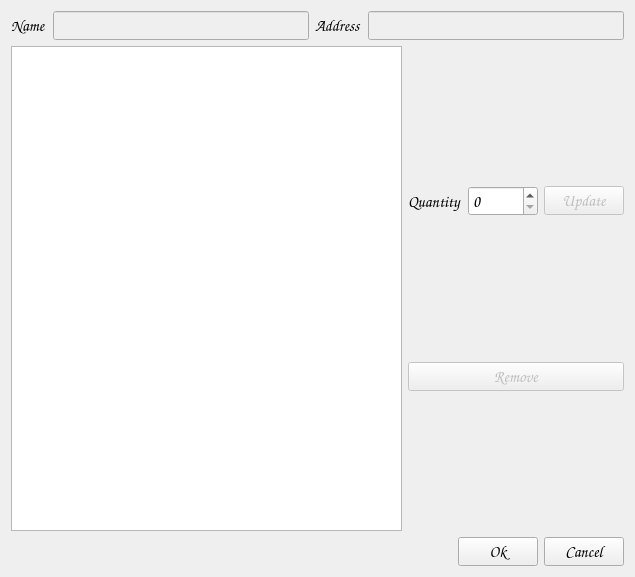
<?xml version="1.0" encoding="UTF-8"?>
<ui version="4.0">
 <class>Edit_Order_Form</class>
 <widget class="QWidget" name="Edit_Order_Form">
  <property name="geometry">
   <rect>
    <x>0</x>
    <y>0</y>
    <width>635</width>
    <height>577</height>
   </rect>
  </property>
  <property name="font">
   <font>
    <family>Comic Sans MS</family>
    <pointsize>12</pointsize>
   </font>
  </property>
  <property name="windowTitle">
   <string>Edit Order</string>
  </property>
  <layout class="QVBoxLayout" name="verticalLayout">
   <item>
    <layout class="QHBoxLayout" name="horizontalLayout_17">
     <item>
      <layout class="QHBoxLayout" name="horizontalLayout_13">
       <item>
        <widget class="QLabel" name="label_10">
         <property name="text">
          <string>Name</string>
         </property>
        </widget>
       </item>
       <item>
        <widget class="QLineEdit" name="le_name">
         <property name="enabled">
          <bool>false</bool>
         </property>
        </widget>
       </item>
       <item>
        <widget class="QLabel" name="label_11">
         <property name="text">
          <string>Address</string>
         </property>
        </widget>
       </item>
       <item>
        <widget class="QLineEdit" name="le_address">
         <property name="enabled">
          <bool>false</bool>
         </property>
        </widget>
       </item>
      </layout>
     </item>
    </layout>
   </item>
   <item>
    <layout class="QHBoxLayout" name="horizontalLayout_15">
     <item>
      <widget class="QTableView" name="tv_product"/>
     </item>
     <item>
      <layout class="QVBoxLayout" name="verticalLayout_5">
       <item>
        <layout class="QHBoxLayout" name="horizontalLayout_16">
         <item>
          <widget class="QLabel" name="label_12">
           <property name="text">
            <string>Quantity</string>
           </property>
           <property name="scaledContents">
            <bool>true</bool>
           </property>
           <property name="alignment">
            <set>Qt::AlignJustify|Qt::AlignVCenter</set>
           </property>
           <property name="indent">
            <number>-1</number>
           </property>
          </widget>
         </item>
         <item>
          <widget class="QSpinBox" name="sb_quantity">
           <property name="maximum">
            <number>999999999</number>
           </property>
          </widget>
         </item>
         <item>
          <widget class="QPushButton" name="pb_update">
           <property name="enabled">
            <bool>false</bool>
           </property>
           <property name="text">
            <string>Update</string>
           </property>
          </widget>
         </item>
        </layout>
       </item>
       <item>
        <widget class="QPushButton" name="pb_remove">
         <property name="enabled">
          <bool>false</bool>
         </property>
         <property name="text">
          <string>Remove</string>
         </property>
        </widget>
       </item>
      </layout>
     </item>
    </layout>
   </item>
   <item>
    <layout class="QHBoxLayout" name="horizontalLayout_14">
     <item>
      <spacer name="horizontalSpacer_4">
       <property name="orientation">
        <enum>Qt::Horizontal</enum>
       </property>
       <property name="sizeHint" stdset="0">
        <size>
         <width>40</width>
         <height>20</height>
        </size>
       </property>
      </spacer>
     </item>
     <item>
      <widget class="QPushButton" name="pb_ok">
       <property name="text">
        <string>Ok</string>
       </property>
      </widget>
     </item>
     <item>
      <widget class="QPushButton" name="pb_cancel">
       <property name="text">
        <string>Cancel</string>
       </property>
      </widget>
     </item>
    </layout>
   </item>
   <item>
    <layout class="QHBoxLayout" name="horizontalLayout_18"/>
   </item>
  </layout>
 </widget>
 <tabstops>
  <tabstop>le_name</tabstop>
  <tabstop>le_address</tabstop>
  <tabstop>tv_product</tabstop>
  <tabstop>sb_quantity</tabstop>
  <tabstop>pb_update</tabstop>
  <tabstop>pb_remove</tabstop>
  <tabstop>pb_ok</tabstop>
  <tabstop>pb_cancel</tabstop>
 </tabstops>
 <resources/>
 <connections/>
</ui>
